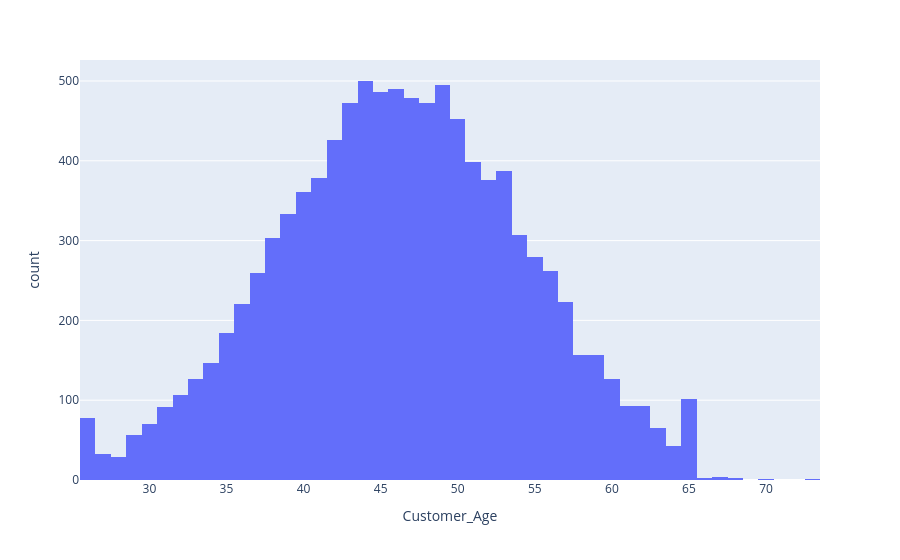

Source (notebook cell):
### Code cell
px.histogram(mainData, x="Customer_Age")

### Figure 1 — Plotly figure (JSON) as saved in the notebook; plotly's stock layout.template omitted (floating-point values rounded to 4 significant figures; data arrays with more than 128 entries replaced by an {"elided": "..."} marker saying what was removed)
{"data": [{"bingroup": "x", "hovertemplate": "Customer_Age=%{x}<br>count=%{y}<extra></extra>", "legendgroup": "", "marker": {"color": "#636efa", "pattern": {"shape": ""}}, "name": "", "orientation": "v", "showlegend": false, "type": "histogram", "x": {"elided": "10127 int values"}, "xaxis": "x", "yaxis": "y"}], "layout": {"barmode": "relative", "legend": {"tracegroupgap": 0}, "margin": {"t": 60}, "xaxis": {"anchor": "y", "domain": [0, 1], "title": {"text": "Customer_Age"}}, "yaxis": {"anchor": "x", "domain": [0, 1], "title": {"text": "count"}}}}
